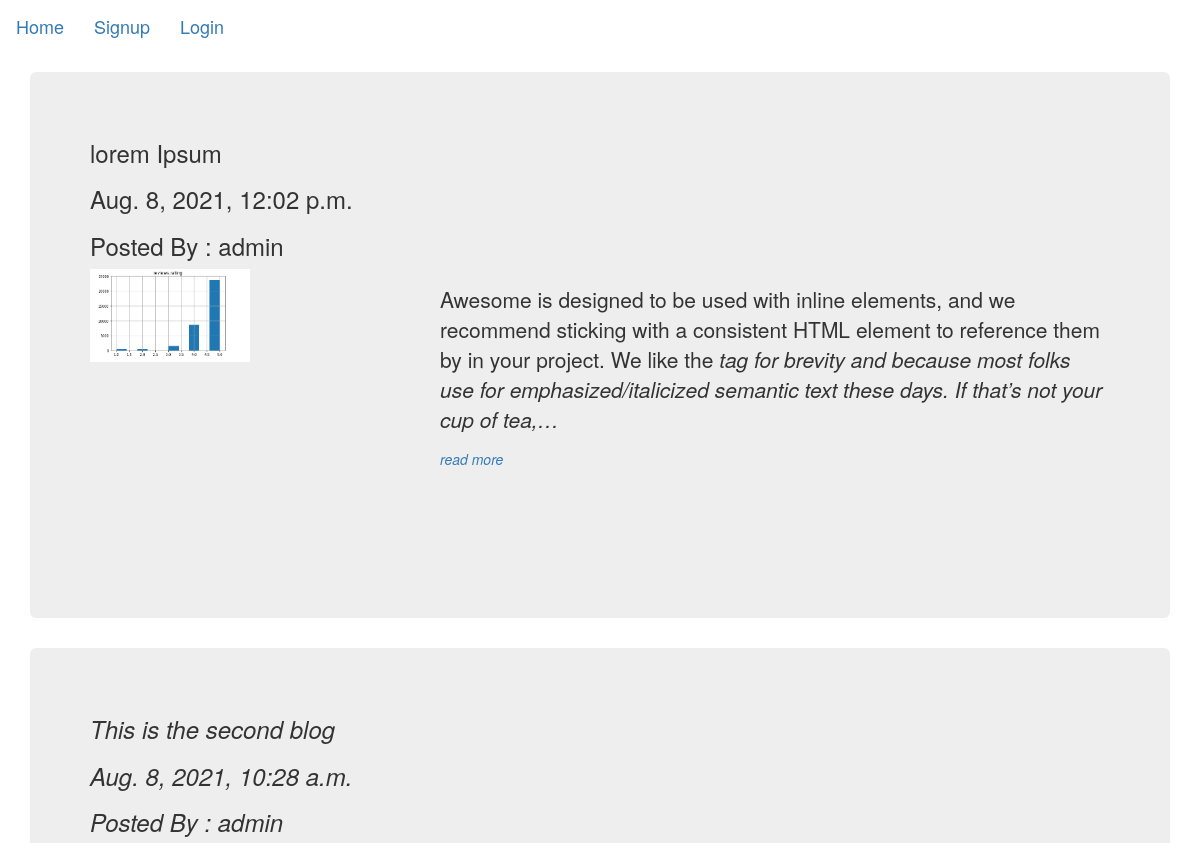
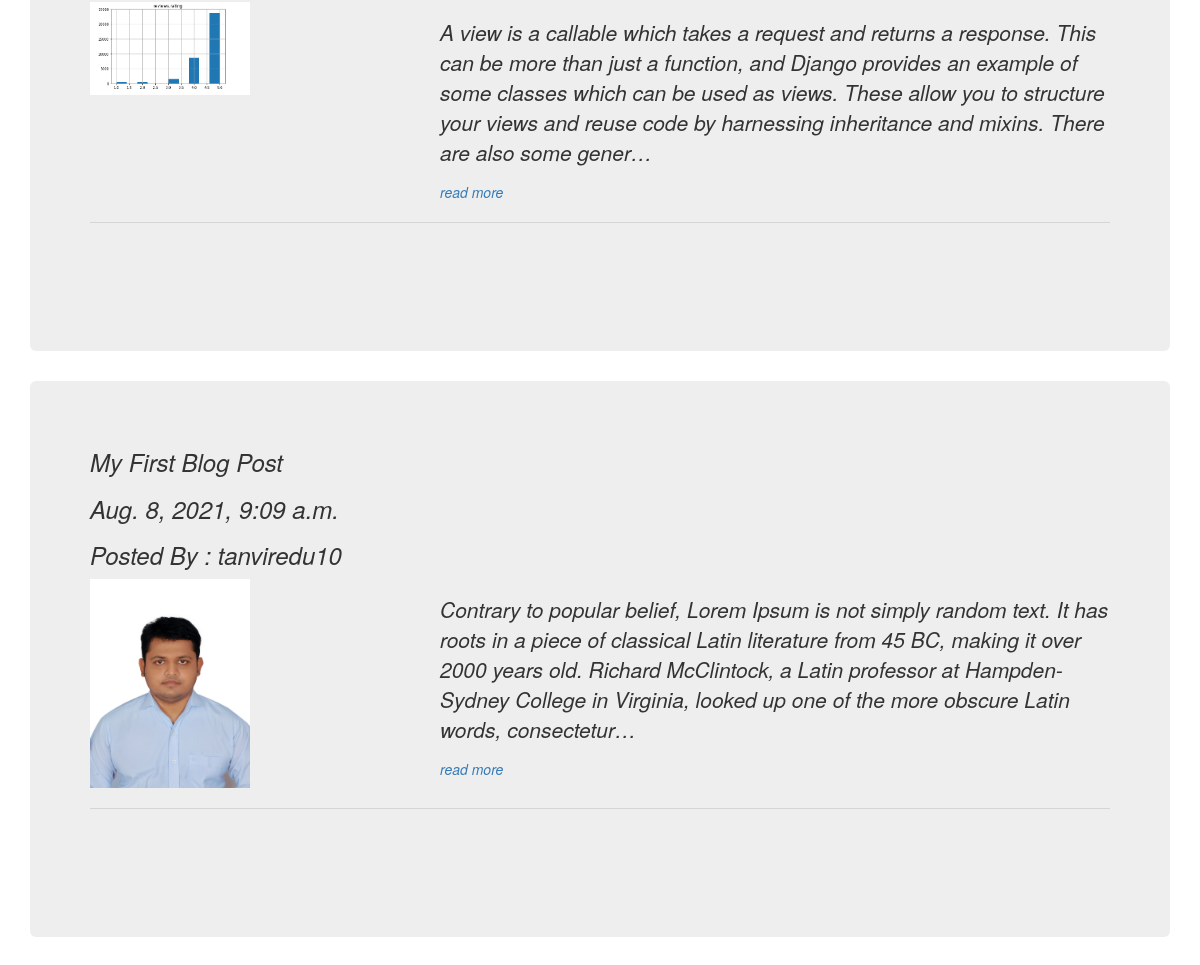
Page /blog on the committed database (2 pictures, top to bottom).
### App_Blog/models.py (models this page shows, shortened)
class Blog(models.Model):
    author         = models.ForeignKey(User,on_delete=models.CASCADE,related_name="post_author")
    blog_title     = models.CharField(max_length=260,verbose_name="Put a title")
    slug           = models.SlugField(max_length=260,unique=True)
    blog_content   = models.TextField(verbose_name="What's on your mind")
    blog_image     = models.ImageField(upload_to="blog_images")
    published_date = models.DateTimeField(auto_now_add=True)
    update_date    = models.DateTimeField(auto_now=True)
    class Meta:
        ordering = ["-published_date"]

### App_Blog/views.py (the view)
# urls.py: path("",views.BlogList.as_view(),name="blog_list"),
class BlogList(ListView):
    context_object_name="blogs"
    model = Blog
    template_name="App_Blog/blog_list.html"

### templates/App_Blog/blog_list.html (shortened to what this page needs)
{% extends 'base.html' %}
{% block body_block %}
{% for blog in blogs %}
<div class="jumbotron">
        <h3>{{blog.blog_title}}</h3>
        <h3>{{blog.published_date}}</h3>
        <h3>Posted By : {{blog.author.username}}</h3>
        <div class="row">
            <div class="col-sm-4">
               <img src="/media/{{blog.blog_image}}" width="50%">
            </div>
            <div class="col-sm-8">
                <p>{{blog.blog_content|safe|truncatechars:300 |linebreaks}}</p>
                <a href="{% url 'App_Blog:blog_details' blog.slug %}">read more</a>
            </div>
        </div>
        <hr>
        <br>
        <br>
        <br>
</div>
{% endfor %}
{% endblock %}

### rows in the picture
Blog: blog_title "lorem Ipsum", published_date "Aug. 8, 2021, 12:02 p.m.", author.username "admin", blog_image (picture), blog_content "Awesome is designed to be used with inline elements, and we recommend sticking with a consistent HTML element to reference them by in your project. We like the tag for brevity and because most folks use for emphasized/italicized semantic text these days. If that’s not your cup of tea,…"
Blog: blog_title "This is the second blog", published_date "Aug. 8, 2021, 10:28 a.m.", author.username "admin", blog_image (picture), blog_content "A view is a callable which takes a request and returns a response. This can be more than just a function, and Django provides an example of some classes which can be used as views. These allow you to structure your views and reuse code by harnessing inheritance and mixins. There are also some gener…"
Blog: blog_title "My First Blog Post", published_date "Aug. 8, 2021, 9:09 a.m.", author.username "tanviredu10", blog_image (picture), blog_content "Contrary to popular belief, Lorem Ipsum is not simply random text. It has roots in a piece of classical Latin literature from 45 BC, making it over 2000 years old. Richard McClintock, a Latin professor at Hampden-Sydney College in Virginia, looked up one of the more obscure Latin words, consectetur…"
